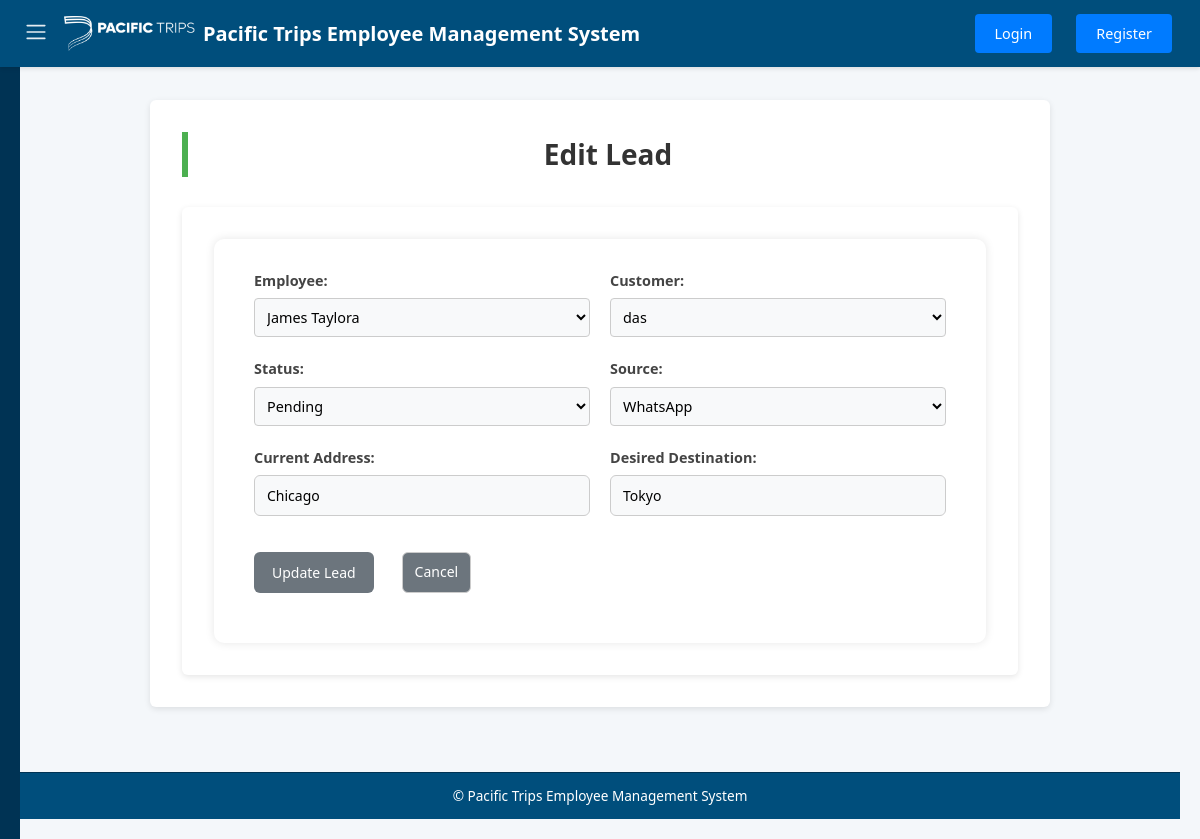
Page /leads/edit/LEAD003 on the committed database.
### tables this page shows
CREATE TABLE leads (
    employeeLeadId TEXT PRIMARY KEY,
    employeeId TEXT NOT NULL,
    employeeName TEXT NOT NULL,
    employeeContactNo TEXT NOT NULL,
    customerName TEXT NOT NULL,
    customerId TEXT NOT NULL,
    customerContactNo TEXT NOT NULL,
    currentAddress TEXT NOT NULL,
    desiredDestination TEXT NOT NULL,
    status TEXT NOT NULL CHECK (status IN ('Pending', 'Contacted', 'Lost', 'Willing', 'Paid', 'Refund', 'Confirmed')),
    source TEXT NOT NULL CHECK (source IN ('Facebook', 'WhatsApp', 'Reference', 'TikTok', 'Other')),
    createdAt TEXT DEFAULT CURRENT_TIMESTAMP,
    updatedAt TEXT DEFAULT CURRENT_TIMESTAMP, amountClosed REAL DEFAULT 0,
    FOREIGN KEY (employeeId) REFERENCES employees(empId),
    FOREIGN KEY (customerId) REFERENCES customers(customerId)
);

CREATE TABLE employees (
    empId TEXT PRIMARY KEY,
    empName TEXT NOT NULL,
    phoneNo TEXT,
    targetAmount REAL NOT NULL CHECK (targetAmount >= 0),
    achievedAmount REAL NOT NULL CHECK (achievedAmount >= 0),
    createdAt TEXT DEFAULT CURRENT_TIMESTAMP,
    updatedAt TEXT DEFAULT CURRENT_TIMESTAMP
);

CREATE TABLE customers (
    customerId TEXT PRIMARY KEY,
    customerName TEXT NOT NULL,
    phone TEXT NOT NULL,
    source TEXT NOT NULL,
    currentLocation TEXT NOT NULL,
    desiredDestination TEXT NOT NULL,
    dateOfArrival TEXT,
    createdAt TEXT DEFAULT CURRENT_TIMESTAMP,
    updatedAt TEXT DEFAULT CURRENT_TIMESTAMP
, status TEXT);

### app.py (the view, shortened to what this page needs)
@app.route('/leads/edit/<string:lead_id>', methods=['GET', 'POST'])
def edit_lead(lead_id):
    with closing(get_db_connection()) as conn:
        with closing(conn.cursor()) as cursor:
            cursor.execute("SELECT * FROM leads WHERE employeeLeadId = ?", (lead_id,))
            lead = cursor.fetchone()
    if not lead:
        flash("Lead not found", "danger")
        return redirect(url_for('leads'))
    return render_template('edit_lead.html',
                         lead=dict(lead),
                         employees=get_all_employees(),
                         customers=get_all_customers())

### app.py (called while the page is built)
def get_db_connection():
    conn = sqlite3.connect(DATABASE, timeout=10)
    conn.row_factory = sqlite3.Row
    conn.execute("PRAGMA journal_mode=WAL")
    return conn

def get_all_employees():
    with closing(get_db_connection()) as conn:
        with closing(conn.cursor()) as cursor:
            cursor.execute("SELECT empId, empName FROM employees")
            return cursor.fetchall()

def get_all_customers():
    with closing(get_db_connection()) as conn:
        with closing(conn.cursor()) as cursor:
            cursor.execute("SELECT customerId, customerName FROM customers")
            return cursor.fetchall()

### templates/edit_lead.html (shortened to what this page needs)
{% extends "base.html" %}
{% block content %}
<h2>Edit Lead</h2>
<div class="container">
    <form method="POST" id="leadForm" class="edit-form">
            <div class="form-group">
                <label for="employeeId">Employee:</label>
                <select name="employeeId" id="employeeId" required>
                    {% for emp in employees %}
                    <option value="{{ emp.empId }}" {% if emp.empId == lead.employeeId %}selected{% endif %}>
                        {{ emp.empName }}
                    </option>
                    {% endfor %}
                </select>
            </div>
            <div class="form-group">
                <label for="customerId">Customer:</label>
                <select name="customerId" id="customerId" required>
                    {% for cust in customers %}
                    <option value="{{ cust.customerId }}" {% if cust.customerId == lead.customerId %}selected{% endif %}>
                        {{ cust.customerName }}
                    </option>
                    {% endfor %}
                </select>
            </div>
            <div class="form-group">
                <label for="status">Status:</label>
                <select name="status" id="status" required onchange="checkStatusChange()">
                    {% for s in ['Pending', 'Contacted', 'Lost', 'Willing', 'Paid', 'Refund', 'Confirmed'] %}
                    <option value="{{ s }}" {% if s == lead.status %}selected{% endif %}>{{ s }}</option>
                    {% endfor %}
                </select>
            </div>
            <div class="form-group">
                <label for="source">Source:</label>
                <select name="source" id="source" required>
                    {% for s in ['Facebook', 'WhatsApp', 'Reference', 'TikTok', 'Other'] %}
                    <option value="{{ s }}" {% if s == lead.source %}selected{% endif %}>{{ s }}</option>
                    {% endfor %}
                </select>
            </div>
            <div class="form-group">
                <label for="currentAddress">Current Address:</label>
                <input type="text" id="currentAddress" name="currentAddress" value="{{ lead.currentAddress }}" required>
            </div>
            <div class="form-group">
                <label for="desiredDestination">Desired Destination:</label>
                <input type="text" id="desiredDestination" name="desiredDestination" value="{{ lead.desiredDestination }}" required>
            </div>
        <div class="button-group">
            <button type="submit" class="btn"> Update Lead</button>
            <a href="{{ url_for('leads') }}" class="btn danger">Cancel</a>
        </div>
    </form>
</div>
{% endblock %}

### static/style.css (style rules this page uses)
* { margin: 0; padding: 0; box-sizing: border-box; }
body { font-family: 'Segoe UI', Tahoma, Geneva, Verdana, sans-serif; background-color: #f4f7fa; color: #333; line-height: 1.6; min-height: 100vh; display: flex; flex-direction: column; }
a { text-decoration: none; transition: color 0.3s ease, background-color 0.3s ease; }
.container { max-width: 1140px; margin: 0 auto; padding: 1rem; background-color: white; border-radius: 6px; box-shadow: 0 2px 4px rgba(0, 0, 0, 0.05); }
html { scroll-behavior: smooth; }
button, a, .menu-toggle { touch-action: manipulation; }

### static/customers.css (style rules this page uses)
* { box-sizing: border-box; margin: 0; padding: 0; font-family: 'Segoe UI', Tahoma, Geneva, Verdana, sans-serif; }
body { background: #f6f9fc; color: #333; padding: 40px; }
h2 { margin-bottom: 25px; font-size: 28px; color: #222; border-left: 6px solid #4CAF50; padding-left: 10px; }
.button-group { margin-bottom: 20px; }
.btn { display: inline-block; background-color: #4CAF50; color: white; padding: 10px 16px; text-decoration: none; border-radius: 6px; margin-right: 12px; font-size: 14px; font-weight: 600; transition: background-color 0.3s, transform 0.2s; border: none; cursor: pointer; }
.btn.danger { background-color: #e67e22; }

### static/employees.css (style rules this page uses)
body { font-family: Arial, sans-serif; background-color: #f9f9f9; margin: 20px; color: #333; }
h2 { color: #2c3e50; margin-bottom: 20px; }
form { display: flex; flex-wrap: wrap; gap: 15px; align-items: center; background-color: #ffffff; padding: 15px; border-radius: 8px; box-shadow: 0 2px 4px rgba(0,0,0,0.1); margin-bottom: 20px; }
form label { margin-right: 5px; font-weight: bold; }
form select, form button, form a.btn { padding: 8px 12px; font-size: 14px; border: 1px solid #ccc; border-radius: 6px; background-color: white; transition: 0.3s ease; }
form button { background-color: #007BFF; color: white; border: none; cursor: pointer; }
form a.btn { text-decoration: none; background-color: #28a745; color: white; }

### static/add form.css (style rules this page uses)
body { font-family: Arial, sans-serif; background-color: #f7f9fc; margin: 0; padding: 20px; }
h2 { text-align: center; color: #333; margin-bottom: 30px; }
form { max-width: 800px; margin: 0 auto; background-color: #ffffff; padding: 30px 40px; border-radius: 10px; box-shadow: 0 0 10px rgba(0, 0, 0, 0.1); display: grid; grid-template-columns: 1fr 1fr; gap: 20px; }
form label { display: block; margin-bottom: 8px; font-weight: bold; color: #444; }
form input[type="text"], form input[type="date"], form select { width: 100%; padding: 10px 12px; border: 1px solid #ccc; border-radius: 6px; font-size: 14px; transition: border-color 0.3s ease; }
form .btn { display: inline-block; background-color: #007BFF; color: #fff; padding: 10px 18px; border: none; border-radius: 6px; text-decoration: none; font-size: 14px; cursor: pointer; transition: background-color 0.3s ease; text-align: center; }
form .btn:last-of-type { background-color: #6c757d; }

### templates/base.html (style rules this page uses)
* { margin: 0; padding: 0; box-sizing: border-box; }
body { font-family: 'Segoe UI', Tahoma, Geneva, Verdana, sans-serif; background-color: #f4f7fa; color: #333; line-height: 1.6; min-height: 100vh; display: flex; flex-direction: column; font-size: 16px; }
a { text-decoration: none; transition: color 0.3s ease, background-color 0.3s ease; }
.container { max-width: 1140px; margin: 0 auto; padding: 1rem; background-color: white; border-radius: 6px; box-shadow: 0 2px 4px rgba(0, 0, 0, 0.05); }
html { scroll-behavior: smooth; }
button, a, .menu-toggle { touch-action: manipulation; }

### templates/edit_lead.html (style rules this page uses)
.container { background-color: #fff; padding: 2rem; border-radius: 6px; max-width: 900px; margin: auto; box-shadow: 0 2px 6px rgba(0, 0, 0, 0.1); }
.form-group { display: flex; flex-direction: column; }
.form-group label { font-weight: 600; margin-bottom: 0.4rem; font-size: 0.9rem; }
.form-group input, .form-group select { padding: 0.5rem; font-size: 0.9rem; border-radius: 4px; border: 1px solid #ccc; background-color: #f8f9fa; }
.button-group { display: flex; gap: 1rem; margin-top: 1rem; }
.btn { background-color: #007bff; color: white; padding: 0.5rem 1.25rem; border: none; border-radius: 4px; font-weight: 500; cursor: pointer; transition: background-color 0.3s ease; }
.btn.danger { background-color: #dc3545; }

### rows in the picture
leads: employeeId "James Taylora", customerId "das", status "Pending", source "WhatsApp", currentAddress "Chicago", desiredDestination "Tokyo"
